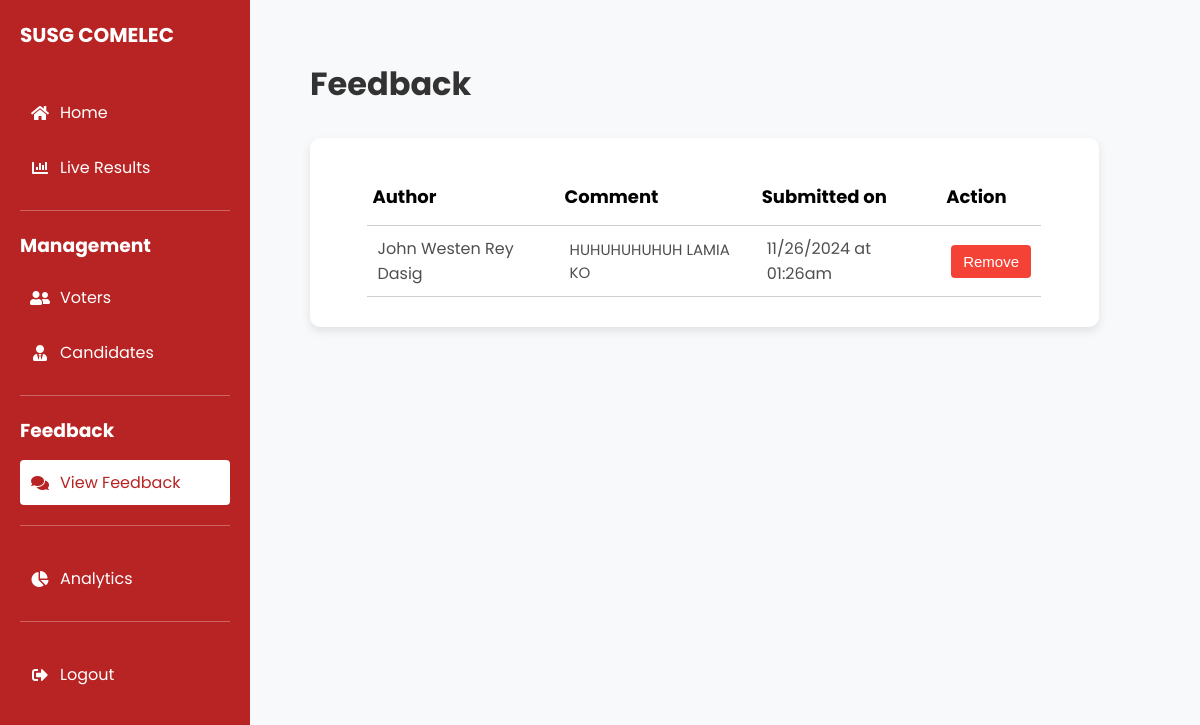
Screenshot of /Admin/admin-feedback.php (signed in) with the database file from the repository.
### tables this page shows
CREATE TABLE `feedbacks` (
  `feedback_id` int(11) NOT NULL,
  `student_id` varchar(11) NOT NULL,
  `experience` int(5) NOT NULL,
  `suggestion` varchar(300) NOT NULL,
  `feedback_timestamp` timestamp NOT NULL DEFAULT current_timestamp() ON UPDATE current_timestamp()
);

CREATE TABLE `students` (
  `student_id` varchar(10) NOT NULL,
  `student_name` varchar(50) NOT NULL,
  `college_id` int(20) NOT NULL,
  `password` varchar(50) NOT NULL,
  `has_voted` tinyint(1) NOT NULL DEFAULT 0
);

### admin/admin-feedback.php (the view, shortened to what this page needs)
<?php
require_once '../connect.php';
$stmt = $pdo->prepare("SELECT f.*, s.student_name FROM feedbacks f JOIN students s ON f.student_id = s.student_id ORDER BY f.feedback_timestamp DESC");
$stmt->execute();
$feedbacks = $stmt->fetchAll();
?>
<!DOCTYPE html>
<html lang="en">
<head>
    <link rel="stylesheet" href="https://cdnjs.cloudflare.com/ajax/libs/font-awesome/5.15.4/css/all.min.css">
</head>
<body>
    <?php include 'sidebar.php'; ?>
    <main>
        <div class="content">
            <h1>Feedback</h1>
            <div class="mngment-box">
                <table class="mngment-table">
                    <thead>
                        <tr>
                            <th>Author</th>
                            <th>Comment</th>
                            <th>Submitted on</th>
                            <th>Action</th>
                        </tr>
                    </thead>
                    <tbody>
                        <?php foreach ($feedbacks as $feedback): ?>
                        <tr>
                            <td><?php echo htmlspecialchars($feedback['student_name']); ?></td>
                            <td class="comment"><?php echo htmlspecialchars($feedback['suggestion']); ?></td>
                            <td><?php echo date('m/d/Y \a\t h:ia', strtotime($feedback['feedback_timestamp'])); ?></td>
                            <td><button class="remove-btn" data-id="<?php echo $feedback['feedback_id']; ?>">Remove</button></td>
                        </tr>
                        <?php endforeach; ?>
                    </tbody>
                </table>
            </div>
        </div>
    </main>
</body>
</html>

### admin/admin-feedback.php (style rules this page uses)
.content { flex-grow: 1; padding: 40px; display: flex; flex-direction: column; transition: all 0.3s ease; overflow-y: auto; }
h1 { font-size: 32px; margin-bottom: 30px; text-align: left; color: #333; }
.mngment-box { background-color: #fff; border-radius: 10px; padding: 30px 20px; width: 95%; max-width: 3000px; margin-bottom: 40px; text-align: center; box-shadow: 0 4px 10px rgba(0, 0, 0, 0.1); }
.mngment-table { width: 100%; border-collapse: collapse; margin: 0 auto; width: 90%; font-size: 16px; flex-direction: column; text-align: left; }
.comment { font-size: 15px; padding: 10px; }
.mngment-table tr { border-bottom: 1px solid #cfcfcf; }
.mngment-table th { font-size: 18px; padding: 15px 5px; }
.mngment-table td { padding: 10px; color: #4f4f4f; }
.remove-btn { padding: 8px 12px; border: none; cursor: pointer; font-size: 15px; border-radius: 4px; background-color: #f44336; color: white; }

### admin/sidebar.php (style rules this page uses)
* { margin: 0; padding: 0; box-sizing: border-box; }
body, html { font-family: 'Poppins', sans-serif; margin: 0; background-color: #f8f9fa; height: 100%; width: 100%; }
body { display: flex; min-height: 100vh; }
main { margin-left: 250px; padding: 20px; width: 100%; overflow-y: auto; }

### rows the page displays
feedbacks: student.student_name "John Westen Rey Dasig", suggestion "HUHUHUHUHUH LAMIA KO", feedback_timestamp "11/26/2024 at 01:26am"
